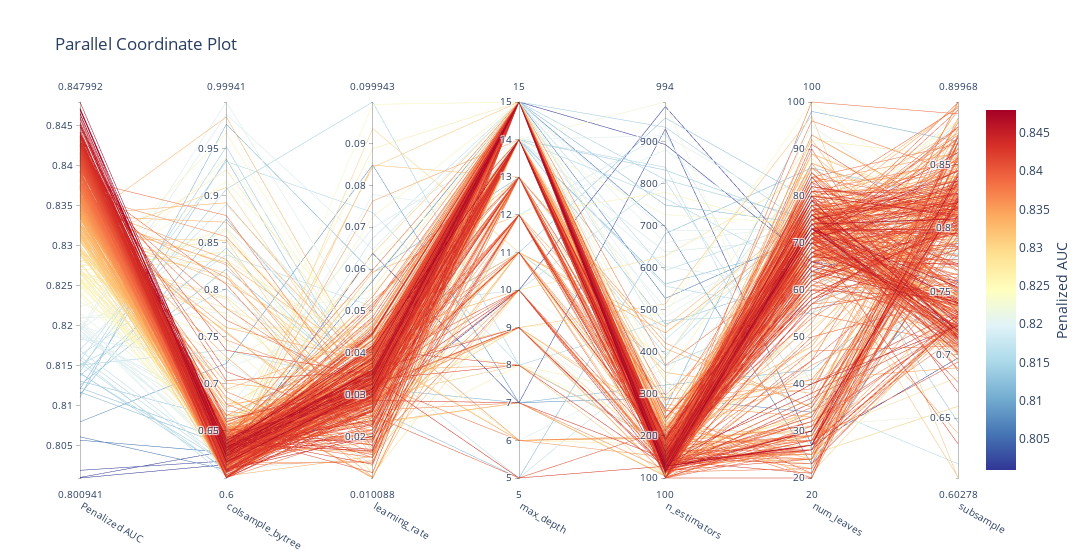

Notebook source saved alongside this figure:
### Code cell
best_lgb = ML_PIPELINE.tune(X_train_full, y_train_full, 
                          algorithm=lgb.LGBMClassifier, 
                          preprocessor=PreProcessor(
                              target_encode_cols=encoding_recommendations["target_encode_cols"],
                          ),
                          param_ranges=lgb_param_ranges,  
                          beta=1,
                          max_evals=500,
                          patience=50,  
                          n_startup_trials=50,
                          verbose=-1,
                          cv=5,
                          cv_variance_penalty=0.3,
                          log_best_model=True)

### Figure 1 — Plotly figure (JSON) as saved in the notebook; plotly's stock layout.template omitted (floating-point values rounded to 4 significant figures; data arrays with more than 128 entries replaced by an {"elided": "..."} marker saying what was removed)
{"data": [{"dimensions": [{"label": "Penalized AUC", "range": [0.8009, 0.848], "values": {"elided": "500 float values"}}, {"label": "colsample_bytree", "range": [0.6, 0.9994], "values": {"elided": "500 float values"}}, {"label": "learning_rate", "range": [0.01009, 0.09994], "values": {"elided": "500 float values"}}, {"label": "max_depth", "range": [5, 15], "values": {"elided": "500 int values"}}, {"label": "n_estimators", "range": [100, 994], "values": {"elided": "500 int values"}}, {"label": "num_leaves", "range": [20, 100], "values": {"elided": "500 int values"}}, {"label": "subsample", "range": [0.6028, 0.8997], "values": {"elided": "500 float values"}}], "labelangle": 30, "labelside": "bottom", "line": {"color": {"elided": "500 float values"}, "colorbar": {"title": {"side": "right", "text": "Penalized AUC"}}, "colorscale": [[0, "rgb(165,0,38)"], [0.1, "rgb(215,48,39)"], [0.2, "rgb(244,109,67)"], [0.3, "rgb(253,174,97)"], [0.4, "rgb(254,224,144)"], [0.5, "rgb(255,255,191)"], [0.6, "rgb(224,243,248)"], [0.7, "rgb(171,217,233)"], [0.8, "rgb(116,173,209)"], [0.9, "rgb(69,117,180)"], [1, "rgb(49,54,149)"]], "reversescale": true, "showscale": true}, "type": "parcoords"}], "layout": {"title": {"text": "Parallel Coordinate Plot"}, "width": 1200}}
